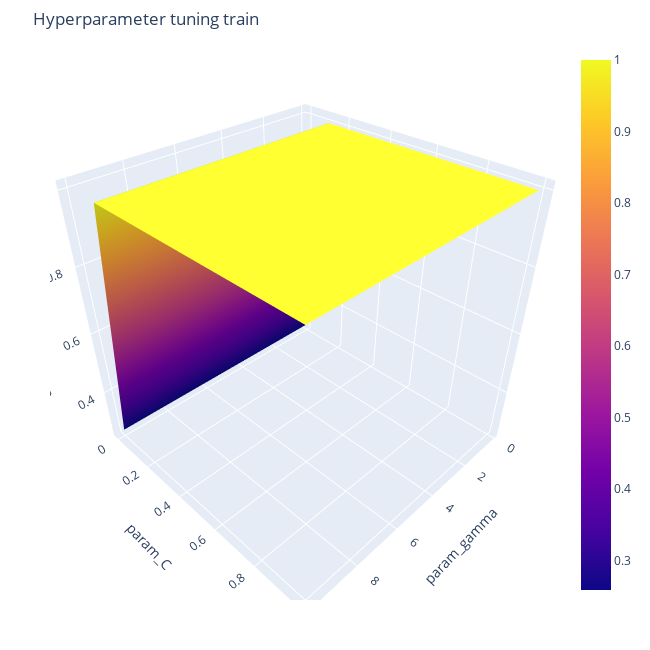

Notebook source saved alongside this figure:
### Code cell
import pandas as pd 
df = pd.read_csv('../cv_result.csv')
# 'linear','rbf','sigmoid','poly'
plot_csv = df[df['param_kernel'] == 'linear'][['param_C','param_gamma','mean_train_score']]
# plot_csv = df[df['param_kernel'] == 'linear'][['param_C','param_gamma','mean_test_score']]
# print(plot_csv)

#create pivot table
grid_reset = plot_csv.groupby(['param_C', 'param_gamma']).mean().reset_index()
grid_reset.columns = ['param_C', 'param_gamma', 'mean_test_score']
grid_pivot = grid_reset.pivot('param_C', 'param_gamma')

#plot 3D 
x = grid_pivot.columns.levels[1].values
y = grid_pivot.index.values
z = grid_pivot.values

import plotly.graph_objects as go

fig = go.Figure(data= [go.Surface(z=z, y=y, x=x)] )

fig.update_layout(title='Hyperparameter tuning train',
                  scene = dict(
                    xaxis_title='param_gamma',
                    yaxis_title='param_C',
                    zaxis_title='Accuracy_score'),
                  autosize=False,
                  width=650, height=650,
                  margin=dict(l=50, r=50, b=50, t=50))

fig.show()

### Figure 1 — Plotly figure (JSON) as saved in the notebook; plotly's stock layout.template omitted (floating-point values rounded to 4 significant figures)
{"data": [{"type": "surface", "x": [0.1, 2.575, 5.05, 7.525, 10], "y": [1e-08, 0.125, 0.25, 0.375, 0.5, 0.625, 0.75, 0.875, 1], "z": [[0.2584, 0.2584, 0.2584, 0.2584, 0.2584], [1, 1, 1, 1, 1], [1, 1, 1, 1, 1], [1, 1, 1, 1, 1], [1, 1, 1, 1, 1], [1, 1, 1, 1, 1], [1, 1, 1, 1, 1], [1, 1, 1, 1, 1], [1, 1, 1, 1, 1]]}], "layout": {"autosize": false, "height": 650, "margin": {"b": 50, "l": 50, "r": 50, "t": 50}, "scene": {"xaxis": {"title": {"text": "param_gamma"}}, "yaxis": {"title": {"text": "param_C"}}, "zaxis": {"title": {"text": "Accuracy_score"}}}, "title": {"text": "Hyperparameter tuning train"}, "width": 650}}
